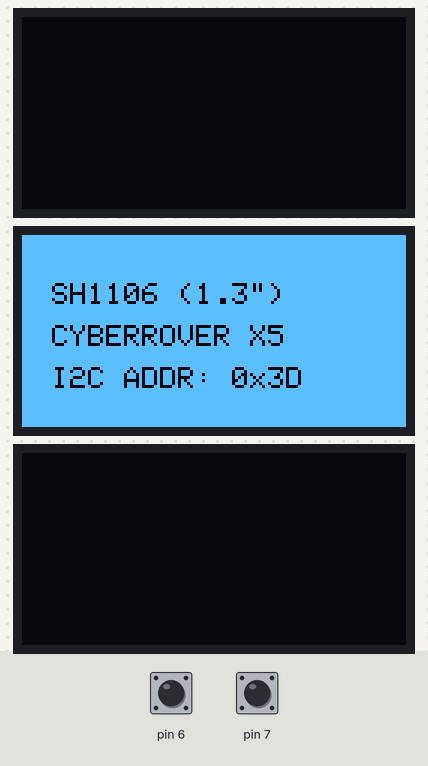
A sketch run on a simulated Arduino Uno, built with avr-gcc and run on an emulated ATmega328P. Parts: 3 × 128×64 one-colour display. Wiring (inferred from the names in the program): SH1106 OLED at I2C address 0x3D. Inputs (shaded band) come from the test bench; at power-on: pin 6 HIGH, pin 7 HIGH. What the sketch prints to the serial monitor is not drawn.

Above: at 1.9 s.
At 8.2 s:
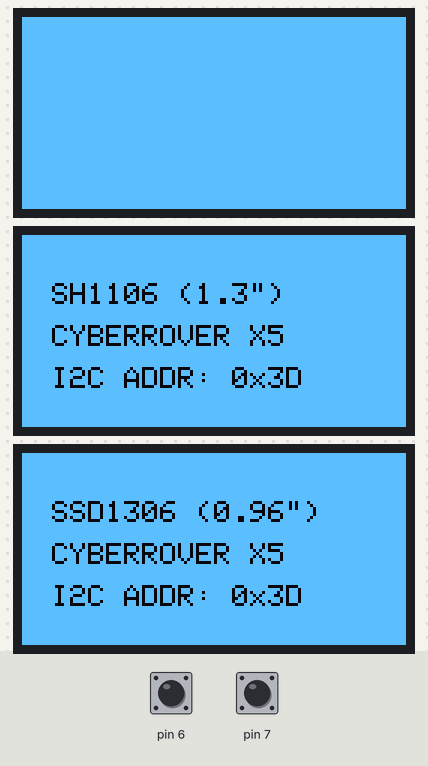
At 15.3 s:
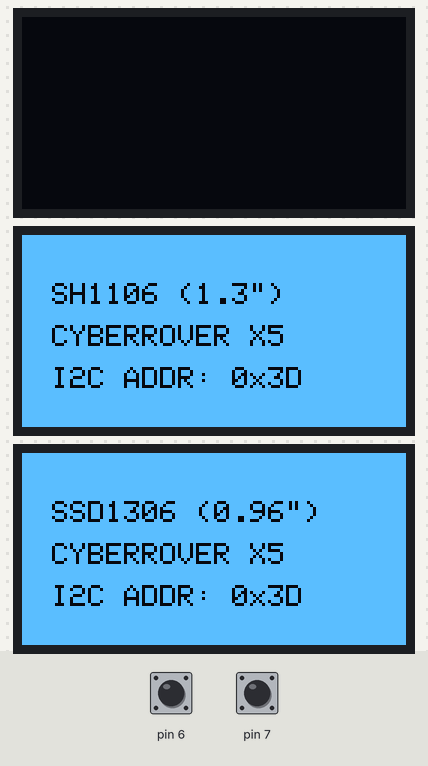

Measured:
- by itself, everything shown: repeats every 6.9 s, in 8 steps
- what the display in image 0 shows lasts 2.5 s, from 1.9 s to 4.4 s
- what the display in image 2 shows lasts 5.6 s, from 15.2 s to 20.8 s

The sketch:

04_i2c_oled_test.ino
```cpp
/*
 * ===============================================================================
 * CYBERROVER X5 — STAGE 4: ADVANCED I2C SCANNER & OLED DIAGNOSTIC TOOL
 * ===============================================================================
 * Lead Architect: Veer Pratap Saw (Veer) | Class 10 Student, Katras / Ramgarh
 *
 * Primary Purpose:
 *   1. Hardware Bus Line Test: Checks SCL (PB6) and SDA (PB7) voltage state.
 *   2. I2C Bus Unlocking: Toggles SCL 9 times to clear hung slave devices.
 *   3. Continuous I2C Address Scanner: Scans 0x01 to 0x7F to find all connected chips.
 *   4. Direct OLED Glass Test: If an OLED is detected at 0x3C or 0x3D, it immediately
 *      runs both hardware command tests and full-screen illumination cycles!
 *
 * Serial Monitor: 115200 baud.
 * ===============================================================================
 */

#include <Arduino.h>
#include <Wire.h>
#include <Adafruit_GFX.h>
#include <Adafruit_SH110X.h>
#include <Adafruit_SSD1306.h>

#define OLED_SCL_PIN  PB6
#define OLED_SDA_PIN  PB7

#define SCREEN_WIDTH  128
#define SCREEN_HEIGHT 64

Adafruit_SH1106G displaySH  = Adafruit_SH1106G(SCREEN_WIDTH, SCREEN_HEIGHT, &Wire, -1);
Adafruit_SSD1306 displaySSD = Adafruit_SSD1306(SCREEN_WIDTH, SCREEN_HEIGHT, &Wire, -1);

uint8_t detected_oled_addr = 0;
bool oled_found = false;

// -------------------------------------------------------------------------------
// Helper: Release potentially locked I2C bus (9 clock pulses)
// -------------------------------------------------------------------------------
void unlockI2CBus() {
  pinMode(OLED_SCL_PIN, OUTPUT);
  pinMode(OLED_SDA_PIN, INPUT_PULLUP);

  // Send 9 clock pulses on SCL to force slave to release SDA
  for (uint8_t i = 0; i < 9; i++) {
    digitalWrite(OLED_SCL_PIN, HIGH);
    delayMicroseconds(10);
    digitalWrite(OLED_SCL_PIN, LOW);
    delayMicroseconds(10);
  }

  // Generate STOP condition
  pinMode(OLED_SDA_PIN, OUTPUT);
  digitalWrite(OLED_SDA_PIN, LOW);
  delayMicroseconds(10);
  digitalWrite(OLED_SCL_PIN, HIGH);
  delayMicroseconds(10);
  digitalWrite(OLED_SDA_PIN, HIGH);
  delayMicroseconds(10);

  pinMode(OLED_SCL_PIN, INPUT_PULLUP);
  pinMode(OLED_SDA_PIN, INPUT_PULLUP);
}

// -------------------------------------------------------------------------------
// I2C Bus Scanner
// -------------------------------------------------------------------------------
void scanI2CBus() {
  Serial.println(F("\n-------------------------------------------------------"));
  Serial.println(F(">>> SCANNING I2C BUS (PB6 = SCL, PB7 = SDA)..."));
  Serial.println(F("-------------------------------------------------------"));

  uint8_t deviceCount = 0;
  detected_oled_addr = 0;
  oled_found = false;

  for (uint8_t address = 1; address < 127; address++) {
    Wire.beginTransmission(address);
    uint8_t error = Wire.endTransmission();

    if (error == 0) {
      Serial.print(F(" [✓ FOUND] Device detected at 7-bit Address: 0x"));
      if (address < 16) Serial.print(F("0"));
      Serial.print(address, HEX);

      if (address == 0x3C) {
        Serial.println(F("  <--- OLED DISPLAY (Primary: 1.3\" SH1106 or 0.96\" SSD1306)"));
        detected_oled_addr = address;
        oled_found = true;
      } else if (address == 0x3D) {
        Serial.println(F("  <--- OLED DISPLAY (Secondary: Alternate Address)"));
        detected_oled_addr = address;
        oled_found = true;
      } else if (address == 0x68) {
        Serial.println(F("  <--- MPU6050 Gyro / Accelerometer"));
      } else if (address == 0x76 || address == 0x77) {
        Serial.println(F("  <--- BMP280 Barometer"));
      } else {
        Serial.println(F("  <--- Unknown / Auxiliary I2C Module"));
      }
      deviceCount++;
    } else if (error == 4) {
      Serial.print(F(" [!] Unknown error at address 0x"));
      if (address < 16) Serial.print(F("0"));
      Serial.println(address, HEX);
    }
  }

  if (deviceCount == 0) {
    Serial.println(F("\n[✕ ERROR] ZERO I2C DEVICES RESPONDED ON PB6 / PB7!"));
    Serial.println(F("DIAGNOSTIC TROUBLESHOOTING CHECKLIST:"));
    Serial.println(F("  1. REVERSE SCL & SDA: Are PB6 and PB7 swapped? Try swapping them."));
    Serial.println(F("  2. POWER RAIL: Is OLED VCC connected to 3.3V or 5V?"));
    Serial.println(F("     * If powered from Blue Pill 3.3V pin, the AMS1117 LDO may be dropping out."));
    Serial.println(F("     * Connect OLED VCC to the 5V output of your MT3608 boost converter!"));
    Serial.println(F("  3. GROUND: Is OLED GND connected firmly to Blue Pill GND?"));
    Serial.println(F("  4. PULL-UPS: Some 1.3\" modules require 4.7k pull-up resistors on SCL & SDA."));
  } else {
    Serial.print(F("\nScan complete. Total devices found: "));
    Serial.println(deviceCount);
  }
}

// -------------------------------------------------------------------------------
// Direct OLED Initialization & Test Pattern
// -------------------------------------------------------------------------------
void testOLED(uint8_t addr) {
  Serial.print(F("\n>>> INITIATING OLED HARDWARE DIAGNOSTIC ON 0x"));
  Serial.println(addr, HEX);

  // 1. Send direct hardware commands to force internal charge pump ON
  Serial.println(F("[1/4] Sending Direct Charge-Pump Boost Commands..."));
  Wire.beginTransmission(addr);
  Wire.write(0x00); // Command stream
  Wire.write(0x8D); // SSD1306 charge pump
  Wire.write(0x14); // 7.5V enable
  Wire.write(0xAD); // SH1106 DC-DC control
  Wire.write(0x8B); // Built-in DC-DC ON
  Wire.write(0x81); // Set Contrast
  Wire.write(0xFF); // Maximum Contrast (255)
  Wire.write(0xAF); // Display ON
  Wire.endTransmission();
  delay(100);

  // 2. Try SH1106 Driver
  Serial.println(F("[2/4] Initializing SH1106 Driver (1.3\" OLED)..."));
  if (displaySH.begin(addr, true)) {
    Serial.println(F("      SH1106 Initialized successfully!"));
    displaySH.clearDisplay();
    displaySH.fillScreen(SH110X_WHITE);
    displaySH.setTextColor(SH110X_BLACK, SH110X_WHITE);
    displaySH.setTextSize(1);
    displaySH.setCursor(10, 16);
    displaySH.print(F("SH1106 (1.3\")"));
    displaySH.setCursor(10, 30);
    displaySH.print(F("CYBERROVER X5"));
    displaySH.setCursor(10, 44);
    displaySH.print(F("I2C ADDR: 0x"));
    displaySH.print(addr, HEX);
    displaySH.display();
  }

  delay(2500);

  // 3. Try SSD1306 Driver
  Serial.println(F("[3/4] Initializing SSD1306 Driver (0.96\" OLED)..."));
  if (displaySSD.begin(SSD1306_SWITCHCAPVCC, addr)) {
    Serial.println(F("      SSD1306 Initialized successfully!"));
    displaySSD.clearDisplay();
    displaySSD.fillScreen(SSD1306_WHITE);
    displaySSD.setTextColor(SSD1306_BLACK, SSD1306_WHITE);
    displaySSD.setTextSize(1);
    displaySSD.setCursor(10, 16);
    displaySSD.print(F("SSD1306 (0.96\")"));
    displaySSD.setCursor(10, 30);
    displaySSD.print(F("CYBERROVER X5"));
    displaySSD.setCursor(10, 44);
    displaySSD.print(F("I2C ADDR: 0x"));
    displaySSD.print(addr, HEX);
    displaySSD.display();
  }

  delay(2500);

  // 4. Invert / Flash Pattern Test
  Serial.println(F("[4/4] Running Glass Contrast & Alternating Invert Test..."));
  for (int i = 0; i < 4; i++) {
    Wire.beginTransmission(addr);
    Wire.write(0x00);
    Wire.write(0xA7); // Invert display (white background)
    Wire.endTransmission();
    delay(200);

    Wire.beginTransmission(addr);
    Wire.write(0x00);
    Wire.write(0xA6); // Normal display
    Wire.endTransmission();
    delay(200);
  }
}

// -------------------------------------------------------------------------------
// SETUP
// -------------------------------------------------------------------------------
void setup() {
  Serial.begin(115200);
  delay(1500);

  Serial.println();
  Serial.println(F("======================================================="));
  Serial.println(F("   CYBERROVER X5 — STAGE 4: I2C SCANNER & OLED TEST   "));
  Serial.println(F("======================================================="));

  // Check physical line states before activating hardware I2C
  pinMode(OLED_SCL_PIN, INPUT);
  pinMode(OLED_SDA_PIN, INPUT);
  delay(10);
  int scl_state = digitalRead(OLED_SCL_PIN);
  int sda_state = digitalRead(OLED_SDA_PIN);

  Serial.print(F("Physical Line Check: SCL (PB6) = "));
  Serial.print(scl_state ? F("HIGH (Idle/Pullup OK)") : F("LOW [WARNING: Line is grounded/shorted!]"));
  Serial.print(F(" | SDA (PB7) = "));
  Serial.println(sda_state ? F("HIGH (Idle/Pullup OK)") : F("LOW [WARNING: Line is grounded/shorted!]"));

  // Attempt bus unlock in case a slave hung
  Serial.println(F("Pulsing SCL 9 times to unlock any stuck slave devices..."));
  unlockI2CBus();

  // Configure STM32 Hardware I2C Pins
  #if defined(ARDUINO_ARCH_STM32)
    Wire.setSCL(OLED_SCL_PIN);
    Wire.setSDA(OLED_SDA_PIN);
  #endif

  Wire.begin();
  Wire.setClock(100000); // 100 kHz standard stable I2C
  delay(100);

  // Initial Scan
  scanI2CBus();

  if (oled_found) {
    testOLED(detected_oled_addr);
  }
}

// -------------------------------------------------------------------------------
// LOOP: Scans continuously every 4 seconds so you can plug/wiggle wires live!
// -------------------------------------------------------------------------------
uint32_t lastScanMs = 0;

void loop() {
  uint32_t now = millis();

  if (now - lastScanMs >= 4000) {
    lastScanMs = now;
    scanI2CBus();

    if (oled_found) {
      testOLED(detected_oled_addr);
    }
  }

  delay(20);
}
```
